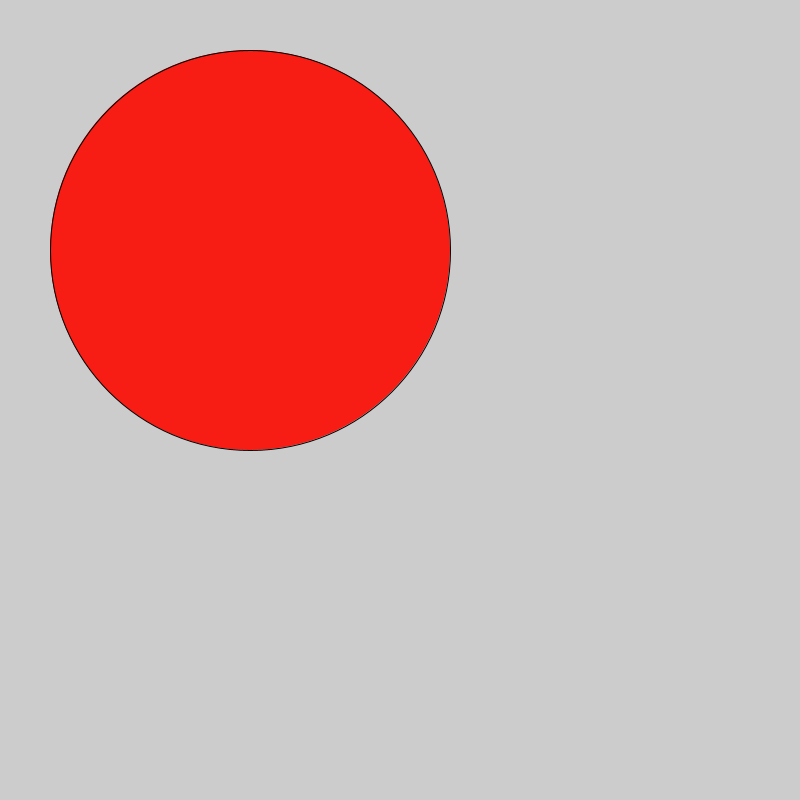
Frame 1 (no input)
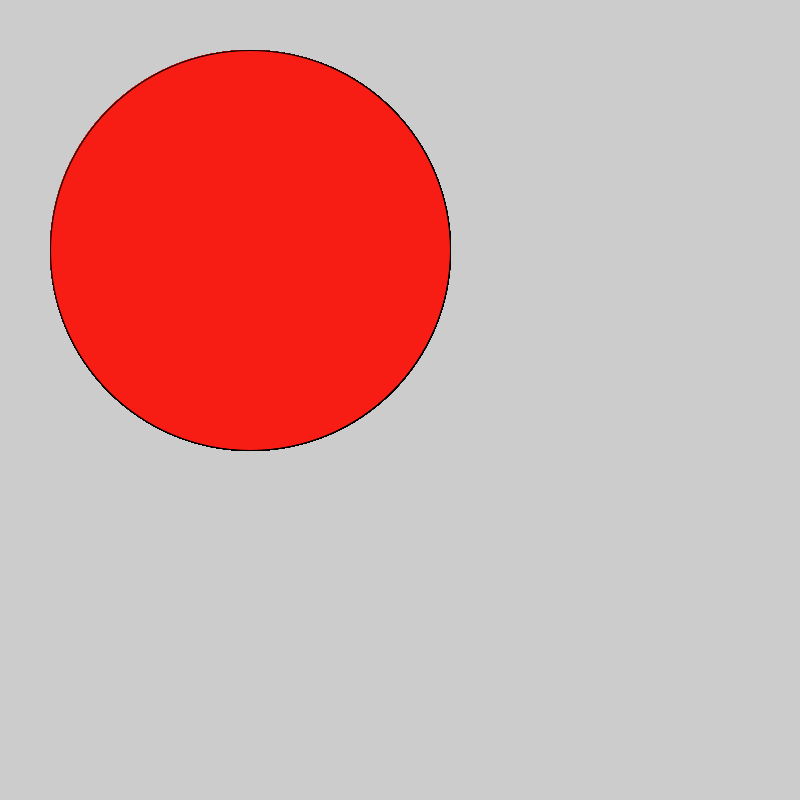
Frame 60 (the mouse pressed at the canvas centre just before this capture)
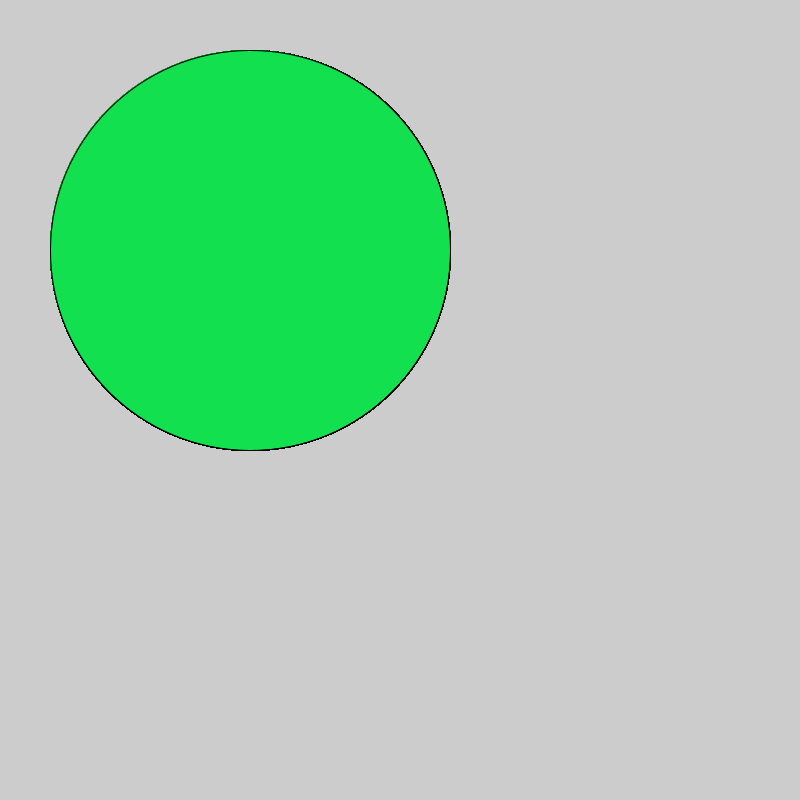
Frame 120 (the mouse held since frame 60 and released just before this capture)

The Processing sketch that drew these frames (run headless with seeded random() and noise(); from frame 60 on, the mouse is pressed at the canvas centre):

// Processing sketch: Logical_Dot
// ── Logical_Dot.pde
void setup(){
size(800,800);
}
void draw(){
  if(mousePressed){
    fill(#12E04E);
  }else{
fill(#F71C14);}
ellipse(250,250,400,400);
}
